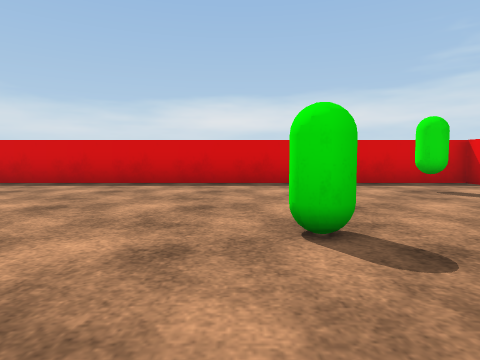
[1] (above)

16 first-person views from a walk through a scene from a Unity 3-D project. The camera is 0.58 m above the floor, tilts 4° down and sees 75° across. The floor is counted in squares, 1 m on a side. Each view is taken from the middle of a square. On the plan, view 1 faces up. The plan holds only what a view shows up to about 9 squares ahead; the rest is blank. The place goes on beyond the plan. The player is left out. Surface patterns are stand-ins for the level's own textures.

[2]
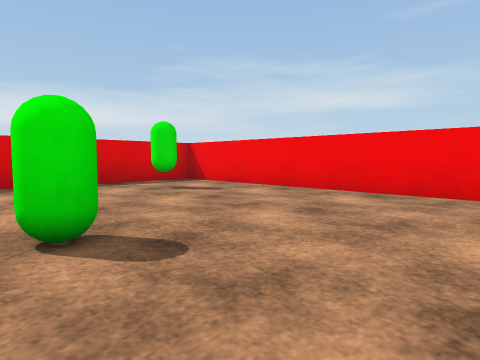

[3]
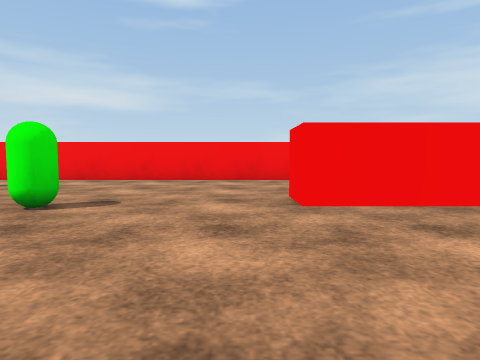

[4]
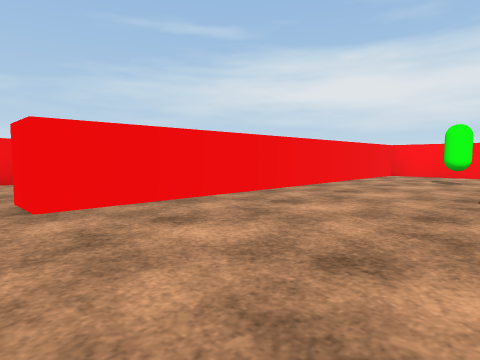

[5]
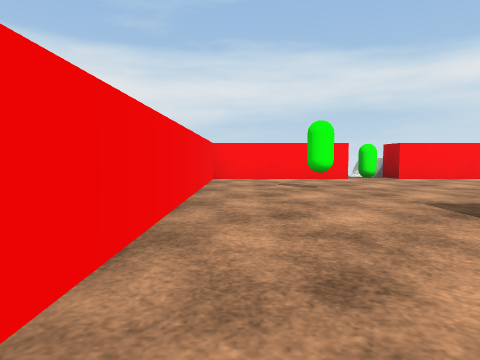

[6]
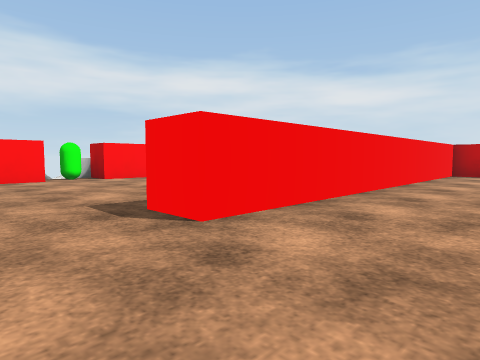

[7]
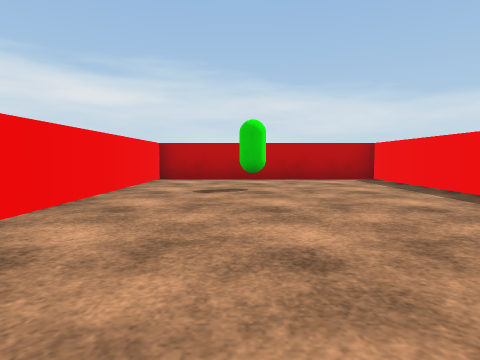

[8]
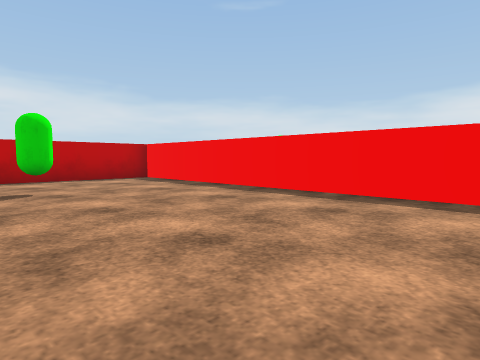

[9]
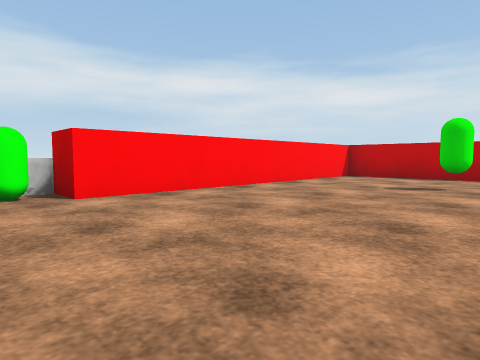

[10]
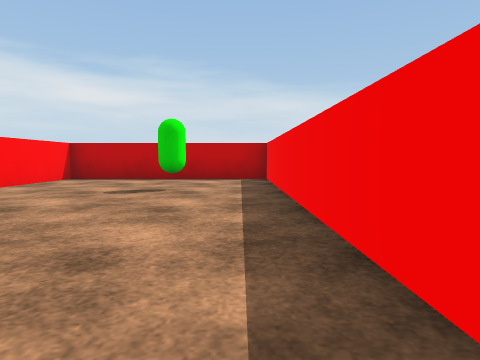

[11]
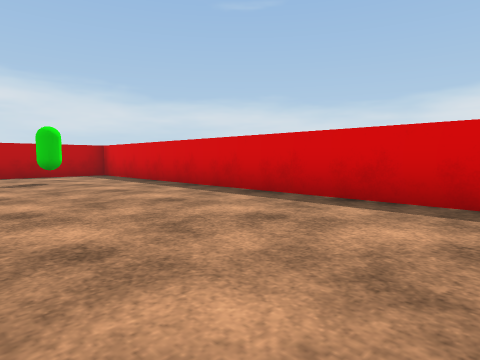

[12]
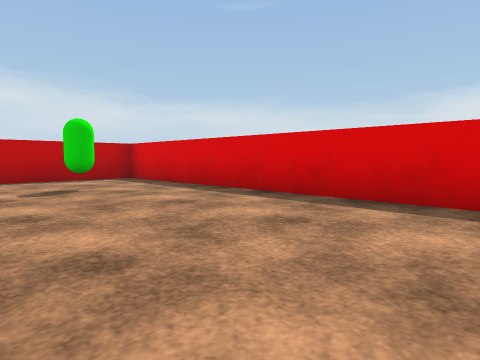

[13]
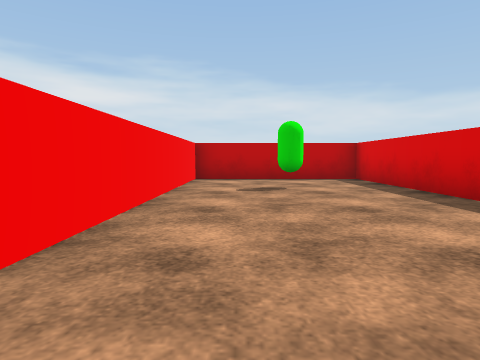

[14]
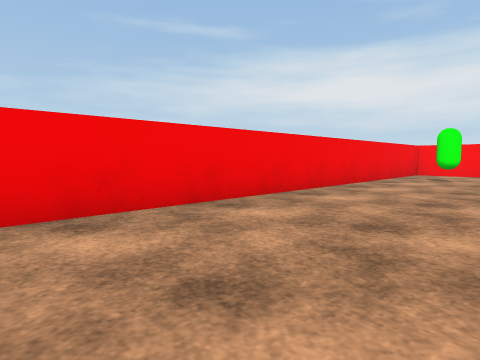

[15]
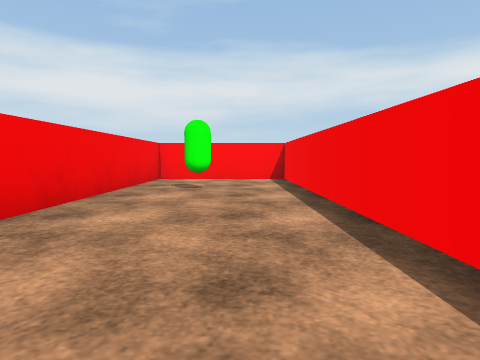

[16]
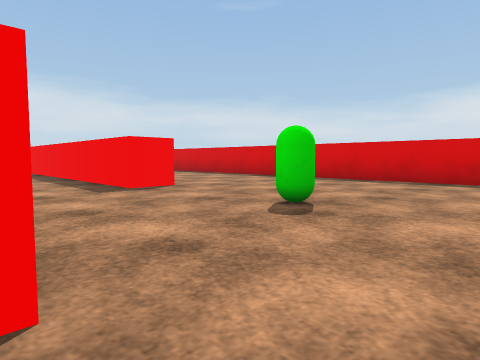

### Floor plan
Points are (right, up) in squares from view 1. A wall is a line through its corners. A room is listed if a view was taken in it or the views show most of it. See-through windows are left out.
Room 1 (views 1, 2, 3, 4, 5, 6, 7, 8, 9, 10, 11, 12, 13, 14, 15, 16)
walls: (-2.8, 2.9) (-2.8, 1.8) (-12.7, 1.8) (-12.7, -4.2) (-2.8, -4.2) (-2.8, -5.2); (-4.9, -5.2) (-12.7, -5.2) (-12.7, -10.7) (-4.5, -10.7); (1.7, -3.5) (1.7, -10.7) (5.2, -10.7) (5.2, 7.3) (-12.7, 7.3) (-12.7, 2.8) (-5.5, 2.8); (-3.1, -10.7) (0.7, -10.7) (0.7, -0.8) (1.8, -0.8)
ways out: opening at (-4, -11)
objects: green capsule (-10, -7); green capsule (-10, -2); green capsule (-10, 5); green capsule (-2, -8); green capsule (1, 2); green capsule (3, 5); green capsule (4, -8)

Positions as (right, up) in squares from view 1, and headings:
1: (0, 0), facing up
2: (0, 0), facing up-right
3: (-3, 0), facing right
4: (-3, 0), facing down-right
5: (0, -2), facing down
6: (-1, -2), facing down-left
7: (-4, -2), facing left
8: (-4, -3), facing up-left
9: (-3, -6), facing down-left
10: (-4, -6), facing left
11: (-2, 3), facing up-left
12: (-4, 3), facing up-left
13: (-4, 4), facing left
14: (2, 1), facing down-right
15: (3, -2), facing down
16: (3, -1), facing up-left
